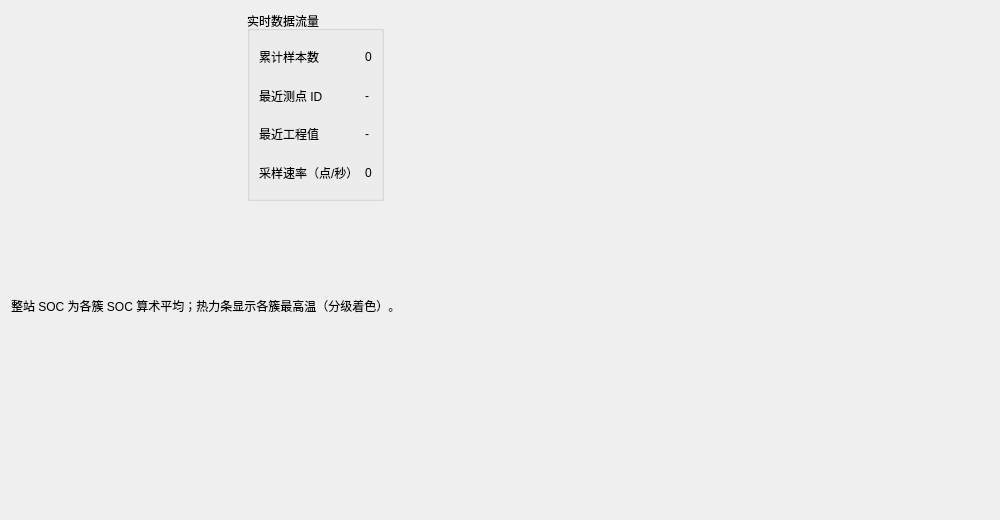
<?xml version="1.0" encoding="UTF-8"?>
<ui version="4.0">
 <class>OverviewWidget</class>
 <widget class="QWidget" name="OverviewWidget">
  <property name="geometry">
   <rect>
    <x>0</x>
    <y>0</y>
    <width>1000</width>
    <height>520</height>
   </rect>
  </property>
  <layout class="QVBoxLayout" name="rootLayout">
   <item>
    <layout class="QHBoxLayout" name="rowTop">
     <item>
      <widget class="QWidget" name="socHost" native="true">
       <property name="minimumSize">
        <size>
         <width>230</width>
         <height>190</height>
        </size>
       </property>
       <layout class="QVBoxLayout" name="socLayout">
        <property name="leftMargin">
         <number>0</number>
        </property>
        <property name="topMargin">
         <number>0</number>
        </property>
        <property name="rightMargin">
         <number>0</number>
        </property>
        <property name="bottomMargin">
         <number>0</number>
        </property>
       </layout>
      </widget>
     </item>
     <item>
      <widget class="QGroupBox" name="grpStats">
       <property name="title">
        <string>实时数据流量</string>
       </property>
       <layout class="QGridLayout" name="statsGrid">
        <item row="0" column="0">
         <widget class="QLabel" name="lblCountTitle">
          <property name="text">
           <string>累计样本数</string>
          </property>
         </widget>
        </item>
        <item row="0" column="1">
         <widget class="QLabel" name="lblCount">
          <property name="text">
           <string>0</string>
          </property>
         </widget>
        </item>
        <item row="1" column="0">
         <widget class="QLabel" name="lblLastPidTitle">
          <property name="text">
           <string>最近测点 ID</string>
          </property>
         </widget>
        </item>
        <item row="1" column="1">
         <widget class="QLabel" name="lblLastPid">
          <property name="text">
           <string>-</string>
          </property>
         </widget>
        </item>
        <item row="2" column="0">
         <widget class="QLabel" name="lblLastValTitle">
          <property name="text">
           <string>最近工程值</string>
          </property>
         </widget>
        </item>
        <item row="2" column="1">
         <widget class="QLabel" name="lblLastVal">
          <property name="text">
           <string>-</string>
          </property>
         </widget>
        </item>
        <item row="3" column="0">
         <widget class="QLabel" name="lblRateTitle">
          <property name="text">
           <string>采样速率（点/秒）</string>
          </property>
         </widget>
        </item>
        <item row="3" column="1">
         <widget class="QLabel" name="lblRate">
          <property name="text">
           <string>0</string>
          </property>
         </widget>
        </item>
       </layout>
      </widget>
     </item>
     <item>
      <spacer name="topSpacer">
       <property name="orientation">
        <enum>Qt::Horizontal</enum>
       </property>
       <property name="sizeHint" stdset="0">
        <size>
         <width>40</width>
         <height>20</height>
        </size>
       </property>
      </spacer>
     </item>
    </layout>
   </item>
   <item>
    <widget class="QWidget" name="heatHost" native="true">
     <property name="minimumSize">
      <size>
       <width>0</width>
       <height>84</height>
      </size>
     </property>
     <layout class="QVBoxLayout" name="heatLayout">
      <property name="leftMargin">
       <number>0</number>
      </property>
      <property name="topMargin">
       <number>0</number>
      </property>
      <property name="rightMargin">
       <number>0</number>
      </property>
      <property name="bottomMargin">
       <number>0</number>
      </property>
     </layout>
    </widget>
   </item>
   <item>
    <widget class="QLabel" name="lblNote">
     <property name="text">
      <string>整站 SOC 为各簇 SOC 算术平均；热力条显示各簇最高温（分级着色）。</string>
     </property>
     <property name="wordWrap">
      <bool>true</bool>
     </property>
    </widget>
   </item>
   <item>
    <spacer name="rootSpacer">
     <property name="orientation">
      <enum>Qt::Vertical</enum>
     </property>
     <property name="sizeHint" stdset="0">
      <size>
       <width>20</width>
       <height>40</height>
      </size>
     </property>
    </spacer>
   </item>
  </layout>
 </widget>
 <resources/>
 <connections/>
</ui>
